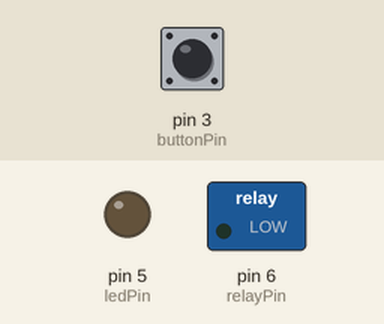
The sketch below on a simulated Arduino Uno, built with avr-gcc and run on an emulated ATmega328P. On the bench: switched loads named in the sketch (green lamp = pin HIGH), output pins drawn as LEDs (lit = HIGH). The test bench sets the inputs (shaded band); at power-on: pin 3 (buttonPin) LOW. What the sketch prints to the serial monitor is not drawn.

Above: at 1.2 s.
1.3 s: pin 3 (buttonPin) pulled HIGH for 0.15 s
At 1.7 s:
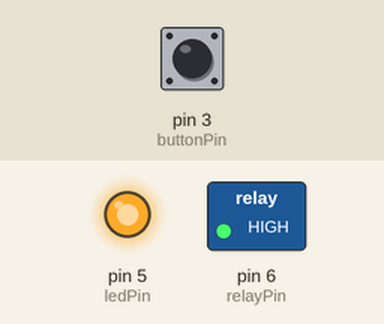
2.9 s: pin 3 (buttonPin) pulled HIGH for 1 s
At 4.0 s:
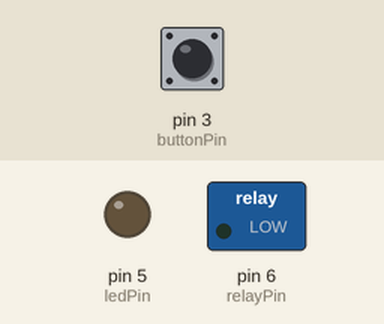
5.4 s: pin 3 (buttonPin) pulled HIGH for 3.2 s
At 5.9 s:
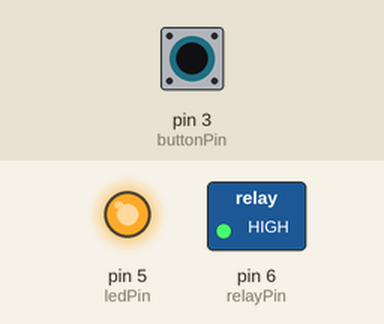
Timing chart, 0 to 16.1 s (numbered marks = the images above; inputs shaded):
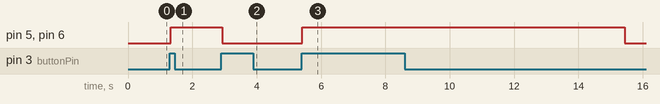

Measured:
- after the input at 1.3 s, pin 5 (ledPin), pin 6 (relayPin): LOW → HIGH at once
- after the input at 2.9 s, pin 5 (ledPin), pin 6 (relayPin): HIGH → LOW at once
- after the input at 5.4 s, pin 5 (ledPin), pin 6 (relayPin): LOW → HIGH at once, → LOW 10.0 s later

The sketch:

finalProjectFINAL.ino
```cpp
int buttonPin = 3;
int relayPin = 6;
int ledPin = 5;
unsigned long startTime;
int endTime;
unsigned long interval = 10000;

boolean buttonReading = false;
boolean lastButtonReading = false;
boolean ledState = false;
boolean isOn = false;

void setup() {
  // put your setup code here, to run once:
  Serial.begin(9600);
  pinMode(relayPin, OUTPUT);
  pinMode(buttonPin, INPUT);
  pinMode(ledPin, OUTPUT);
}

void loop() {
  //store the button reading from last frame
  lastButtonReading = buttonReading;
  //get button reading from the current frame
  buttonReading = debounce(buttonPin, lastButtonReading);


  //TOGGLE:
  //if button is pushed now, but not pushed one frame ago
  if (buttonReading == true && lastButtonReading == false) {

    //flip ledState
    // ledState = !ledState;
    isOn = !isOn;
    if (isOn == true) {
      startTime = millis();
    }
  }
  // make automatically turn off after 2 minutes
  Serial.println(millis()-startTime);
  if( millis() - startTime >= interval){
    isOn = false;
    // ledState = false;
    Serial.println("triggered");
  }
  Serial.println(buttonReading);
  digitalWrite(ledPin, isOn);
  digitalWrite(relayPin, isOn);
}


//FUNCTIONS
boolean debounce(int aButtonPin, boolean aLastButtonReading) {
  //get current reading of the button
  boolean currentReading = digitalRead(aButtonPin);

  //compare the current reading to the previous reading
  if (currentReading == true && aLastButtonReading == false) {
    delay(20);
  }

  //return the reading
  return currentReading;
}
```
